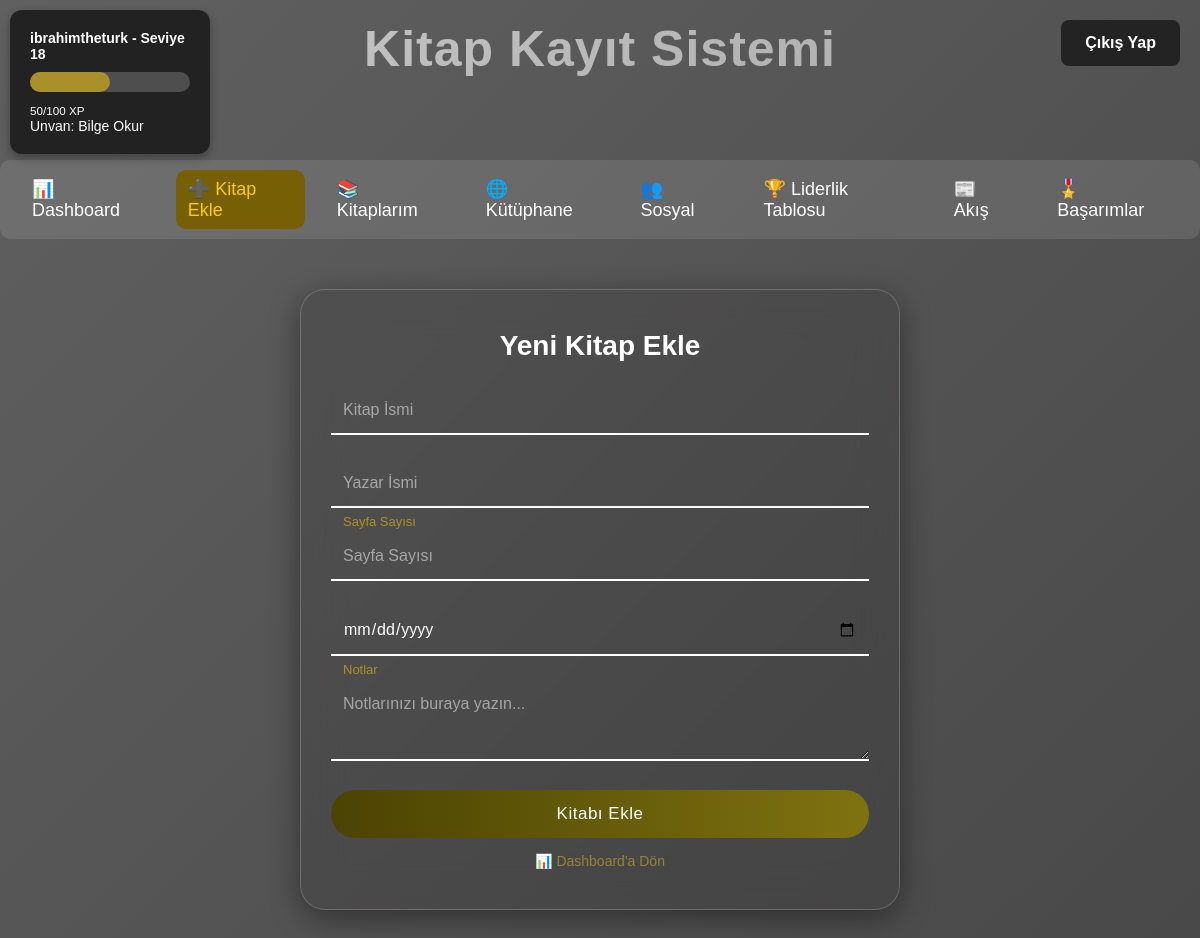
Screenshot of /add_book (signed in) with the database file from the repository.
### tables this page shows
CREATE TABLE users (
            id INTEGER PRIMARY KEY AUTOINCREMENT,
            username TEXT UNIQUE NOT NULL,
            password TEXT NOT NULL,
            email TEXT,
            xp INTEGER DEFAULT 0,
            level INTEGER DEFAULT 1,
            created_at TEXT DEFAULT CURRENT_TIMESTAMP
        );

### app.py (the view, shortened to what this page needs)
@app.route("/add_book", methods=["GET", "POST"])
def add_book():
    if "user_id" not in session:
        flash("⚠️ Lütfen giriş yapın!", "error")
        return redirect(url_for("index"))
    user_box = get_user_box_data(session["user_id"])
    return render_template("addbook.html", user_box=user_box)

### app.py (called while the page is built)
def get_user_box_data(user_id):
    conn = get_connection()
    cursor = conn.cursor()
    cursor.execute("SELECT username, xp, level FROM users WHERE id=?", (user_id,))
    row = cursor.fetchone()
    conn.close()
    if not row:
        return {"username": "Bilinmiyor", "xp": 0, "level": 1, "progress": 0, "user_id": user_id}
    username, xp, level = row
    progress = (xp % 100) / 100 * 100
    return {"username": username, "xp": xp, "level": level, "progress": progress, "user_id": user_id}

### database.py (called while the page is built)
def get_connection():
    return sqlite3.connect(DB_NAME)

### templates/addbook.html (shortened to what this page needs)
<!DOCTYPE html>
<html lang="tr">
<head>
    <link rel="stylesheet" href="{{ url_for('static', filename='style.css') }}">
</head>
<body>
<div class="user-box">
    <div class="level-box">
        <p><strong>{{ user_box.username }} - Seviye {{ user_box.level }}</strong></p>
        <div class="progress-bar">
            <div class="progress" id="progressBar"></div>
        </div>
        <small>{{ user_box.xp % 100 }}/100 XP</small>
        {% set titles = ['Acemi Okur', 'Kitap Kurdu', 'Usta Okur', 'Bilge Okur', 'Efsane Okur'] %}
        {% set title_index = ((user_box.level - 1) // 5) %}
        <p>Unvan: {{ titles[title_index if title_index < titles|length else -1] }}</p>
    </div>
</div>
    <a href="/logout" class="logout-btn">Çıkış Yap</a>
    <h1 class="page-title">Kitap Kayıt Sistemi</h1>
    <div class="tabs">
        <a href="/dashboard" class="tab-link">📊 Dashboard</a>
        <a href="/add_book" class="tab-link active">➕ Kitap Ekle</a>
        <a href="/my_books" class="tab-link">📚 Kitaplarım</a>
        <a href="/library" class="tab-link">🌐 Kütüphane</a>
        <a href="/social" class="tab-link">👥 Sosyal</a>
        <a href="/leaderboard" class="tab-link">🏆 Liderlik Tablosu</a>
        <a href="/feed" class="tab-link">📰 Akış</a>
        <a href="/achievements" class="tab-link">🎖️ Başarımlar</a>
    </div>
    <div class="addbook-wrapper">
        <h2>Yeni Kitap Ekle</h2>
        <form method="POST" action="{{ url_for('add_book') }}">
            <div class="input-box">
                <input type="text" name="title" required placeholder="Kitap İsmi">
                <label>Kitap Adı</label>
            </div>
            <div class="input-box">
                <input type="text" name="author" required placeholder="Yazar İsmi">
                <label>Yazar</label>
            </div>
            <div class="input-box">
                <input type="number" name="page" min="1" placeholder="Sayfa Sayısı">
                <label>Sayfa Sayısı</label>
            </div>
            <div class="input-box">
                <input type="date" name="read_date" placeholder="Okuma Tarihi">
            </div>
            <div class="input-box">
                <textarea name="notes" placeholder="Notlarınızı buraya yazın..."></textarea>
                <label>Notlar</label>
            </div>
            <button type="submit" class="btn-submit">Kitabı Ekle</button>
        </form>
        <p class="toggle-text">
            <a href="/dashboard">📊 Dashboard'a Dön</a>
        </p>
    </div>
</body>
</html>

### static/style.css (style rules this page uses)
* { margin: 0; padding: 0; box-sizing: border-box; font-family: "Poppins", sans-serif; }
body { height: 100%; display: block; background: linear-gradient(-45deg,#191919, #313131, #616060); background-size: 400% 400%; animation: gradientBG 10s ease infinite; padding-top: 160px; }
.page-title { position: absolute; top: 20px; width: 100%; text-align: center; font-size: 50px; font-weight: 800; letter-spacing: 1px; background: linear-gradient(-45deg,#434343, #848484, #cbcbcb); background-size: 400% 400%; -webkit-background-clip: text; -webkit-text-fill-color: transparent; animation: gradientBG 12s ease infinite, titleFade 1.5s ease-in-out; }
.logout-btn { position: absolute; top: 20px; right: 20px; background: #232323; color: white; padding: 14px 24px; border-radius: 8px; text-decoration: none; font-weight: bold; font-size: 16px; display: inline-block; transition: 0.3s; z-index: 9999; }
.tabs { display: flex !important; justify-content: center !important; align-items: center; gap: 20px !important; margin: 0px auto !important; background: rgba(255, 255, 255, 0.1); padding: 10px 20px !important; border-radius: 10px !important; }
.tab-link { color: #fff; text-decoration: none; font-size: 18px; padding: 8px 12px; border-radius: 10px; transition: background 0.3s; }
.tab-link.active, .tab-link:hover { background-color: #765f05; color: #2B2A2A; }
.input-box { position: relative; margin: 30px 0; }
.input-box input { width: 100%; padding: 14px 12px; border: none; border-bottom: 2px solid #fff; background: transparent !important; color: #fff; font-size: 16px; outline: none; transition: 0.3s; }
.input-box label { position: absolute; top: 60%; left: 12px; color: rgba(255,255,255,0); transform: translateY(-50%); pointer-events: none; transition: 0.3s ease; font-size: 15px; }
.input-box input:focus ~ label, .input-box input:valid ~ label { top: -12px; font-size: 13px; color: #aa9028; opacity: 1; }
.toggle-text { margin-top: 18px; font-size: 14px; }
.toggle-text a { color: #968335; text-decoration: none; transition: 0.3s; font-weight: 500; }
.tab-link.active { color: #ffcc00; }
.user-box { position: fixed; top: 10px; left: 10px; background: #222; color: #fff; padding: 20px; border-radius: 12px; width: 200px; box-shadow: 0 4px 10px rgba(0,0,0,0.3); z-index: 999; font-size: 14px; }
.progress-bar { width: 100%; background: rgba(255,255,255,0.2); border-radius: 10px; margin: 10px 0; height: 20px; }
.progress { height: 100%; background: #aa9028; border-radius: 10px; }

### templates/addbook.html (style rules this page uses)
.addbook-wrapper { max-width: 600px; margin: 50px auto 50px auto; padding: 40px 30px; background: rgba(0, 0, 0, 0.1); backdrop-filter: blur(20px); border-radius: 25px; color: #fff; border: 1px solid rgba(255,255,255,0.2); box-shadow: 0 8px 30px rgba(0,0,0,0.4); }
.addbook-wrapper h2 { text-align: center; font-size: 28px; margin-bottom: 25px; }
.input-box { position: relative; margin: 25px 0; }
.input-box input, .input-box textarea { width: 100%; padding: 14px 12px; border: none; border-bottom: 2px solid #fff; background: transparent; color: #fff; font-size: 16px; outline: none; transition: 0.3s; }
.input-box input::placeholder, .input-box textarea::placeholder { color: rgba(255,255,255,0.5); }
.input-box label { position: absolute; top: 60%; left: 12px; color: rgba(255,255,255,0); transform: translateY(-50%); pointer-events: none; transition: 0.3s ease; font-size: 15px; }
.input-box input:focus ~ label, .input-box input:valid ~ label, .input-box textarea:focus ~ label, .input-box textarea:valid ~ label { top: -12px; font-size: 13px; color: #aa9028; opacity: 1; }
textarea { resize: vertical; min-height: 80px; }
.btn-submit { width: 100%; padding: 14px; border: none; border-radius: 30px; background: linear-gradient(90deg, #4b4302, #998a18, #e1d577); background-size: 300% 300%; color: #fff; font-size: 17px; cursor: pointer; transition: 0.4s; font-weight: 500; letter-spacing: 0.5px; animation: gradientMove 6s ease infinite; }
.toggle-text { margin-top: 15px; font-size: 14px; text-align: center; }
.toggle-text a { color: #968335; text-decoration: none; font-weight: 500; }

### rows the page displays
users: username "ibrahimtheturk", level "18", user_box.xp%100 "50"

### other values shown
{{ titles[title_index if title_index < titles|length else -1] }} "Bilge Okur"
